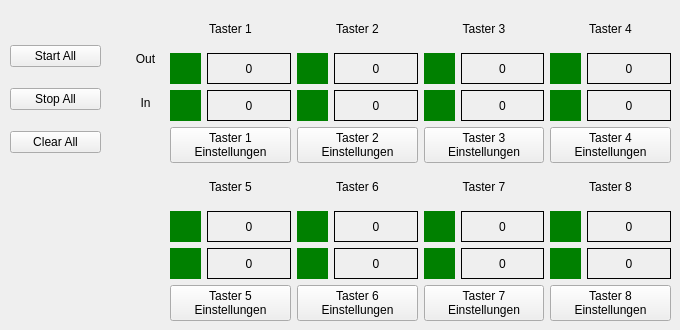
    <widget class="QWidget" name="tab_general">
     <attribute name="title">
      <string>Dashboard</string>
     </attribute>
     <widget class="QWidget" name="gridLayoutWidget">
      <property name="geometry">
       <rect>
        <x>170</x>
        <y>10</y>
        <width>501</width>
        <height>311</height>
       </rect>
      </property>
      <layout class="QGridLayout" name="gridLayout">
       <item row="2" column="1">
        <widget class="QLabel" name="lbl_Button6">
         <property name="text">
          <string>Taster 6</string>
         </property>
         <property name="alignment">
          <set>Qt::AlignmentFlag::AlignCenter</set>
         </property>
        </widget>
       </item>
       <item row="3" column="1">
        <layout class="QVBoxLayout" name="vL_Led6">
         <item>
          <layout class="QHBoxLayout" name="horizontalLayout_29">
           <item>
            <widget class="QLabel" name="lbl_OutputLed6">
             <property name="minimumSize">
              <size>
               <width>31</width>
               <height>31</height>
              </size>
             </property>
             <property name="maximumSize">
              <size>
               <width>31</width>
               <height>31</height>
              </size>
             </property>
             <property name="autoFillBackground">
              <bool>false</bool>
             </property>
             <property name="styleSheet">
              <string notr="true">background-color: green;</string>
             </property>
             <property name="text">
              <string/>
             </property>
            </widget>
           </item>
           <item>
            <widget class="QLabel" name="lbl_OutputCnt6">
             <property name="frameShape">
              <enum>QFrame::Shape::Box</enum>
             </property>
             <property name="text">
              <string>0</string>
             </property>
             <property name="alignment">
              <set>Qt::AlignmentFlag::AlignCenter</set>
             </property>
            </widget>
           </item>
          </layout>
         </item>
         <item>
          <layout class="QHBoxLayout" name="horizontalLayout_30">
           <item>
            <widget class="QLabel" name="lbl_InputLed6">
             <property name="minimumSize">
              <size>
               <width>31</width>
               <height>31</height>
              </size>
             </property>
             <property name="maximumSize">
              <size>
               <width>31</width>
               <height>31</height>
              </size>
             </property>
             <property name="autoFillBackground">
              <bool>false</bool>
             </property>
             <property name="styleSheet">
              <string notr="true">background-color: green;</string>
             </property>
             <property name="text">
              <string/>
             </property>
            </widget>
           </item>
           <item>
            <widget class="QLabel" name="lbl_InputCnt6">
             <property name="frameShape">
              <enum>QFrame::Shape::Box</enum>
             </property>
             <property name="text">
              <string>0</string>
             </property>
             <property name="alignment">
              <set>Qt::AlignmentFlag::AlignCenter</set>
             </property>
            </widget>
           </item>
          </layout>
         </item>
         <item>
          <widget class="QPushButton" name="pB_ButtonSettings6">
           <property name="text">
            <string>Taster 6
Einstellungen</string>
           </property>
          </widget>
         </item>
        </layout>
       </item>
       <item row="2" column="0">
        <widget class="QLabel" name="lbl_Button5">
         <property name="text">
          <string>Taster 5</string>
         </property>
         <property name="alignment">
          <set>Qt::AlignmentFlag::AlignCenter</set>
         </property>
        </widget>
       </item>
       <item row="2" column="3">
        <widget class="QLabel" name="lbl_Button8">
         <property name="text">
          <string>Taster 8</string>
         </property>
         <property name="alignment">
          <set>Qt::AlignmentFlag::AlignCenter</set>
         </property>
        </widget>
       </item>
       <item row="3" column="0">
        <layout class="QVBoxLayout" name="vL_Led5">
         <item>
          <layout class="QHBoxLayout" name="horizontalLayout_25">
           <item>
            <widget class="QLabel" name="lbl_OutputLed5">
             <property name="minimumSize">
              <size>
               <width>31</width>
               <height>31</height>
              </size>
             </property>
             <property name="maximumSize">
              <size>
               <width>31</width>
               <height>31</height>
              </size>
             </property>
             <property name="autoFillBackground">
              <bool>false</bool>
             </property>
             <property name="styleSheet">
              <string notr="true">background-color: green;</string>
             </property>
             <property name="text">
              <string/>
             </property>
            </widget>
           </item>
           <item>
            <widget class="QLabel" name="lbl_OutputCnt5">
             <property name="frameShape">
              <enum>QFrame::Shape::Box</enum>
             </property>
             <property name="text">
              <string>0</string>
             </property>
             <property name="alignment">
              <set>Qt::AlignmentFlag::AlignCenter</set>
             </property>
            </widget>
           </item>
          </layout>
         </item>
         <item>
          <layout class="QHBoxLayout" name="horizontalLayout_26">
           <item>
            <widget class="QLabel" name="lbl_InputLed5">
             <property name="minimumSize">
              <size>
               <width>31</width>
               <height>31</height>
              </size>
             </property>
             <property name="maximumSize">
              <size>
               <width>31</width>
               <height>31</height>
              </size>
             </property>
             <property name="autoFillBackground">
              <bool>false</bool>
             </property>
             <property name="styleSheet">
              <string notr="true">background-color: green;</string>
             </property>
             <property name="text">
              <string/>
             </property>
            </widget>
           </item>
           <item>
            <widget class="QLabel" name="lbl_InputCnt5">
             <property name="frameShape">
              <enum>QFrame::Shape::Box</enum>
             </property>
             <property name="text">
              <string>0</string>
             </property>
             <property name="alignment">
              <set>Qt::AlignmentFlag::AlignCenter</set>
             </property>
            </widget>
           </item>
          </layout>
         </item>
         <item>
          <widget class="QPushButton" name="pB_ButtonSettings5">
           <property name="text">
            <string>Taster 5
Einstellungen</string>
           </property>
          </widget>
         </item>
        </layout>
       </item>
       <item row="2" column="2">
        <widget class="QLabel" name="lbl_Button7">
         <property name="text">
          <string>Taster 7</string>
         </property>
         <property name="alignment">
          <set>Qt::AlignmentFlag::AlignCenter</set>
         </property>
         <property name="wordWrap">
          <bool>false</bool>
         </property>
        </widget>
       </item>
       <item row="1" column="3">
        <layout class="QVBoxLayout" name="vL_Led4">
         <item>
          <layout class="QHBoxLayout" name="horizontalLayout_15">
           <item>
            <widget class="QLabel" name="lbl_OutputLed4">
             <property name="minimumSize">
              <size>
               <width>31</width>
               <height>31</height>
              </size>
             </property>
             <property name="maximumSize">
              <size>
               <width>31</width>
               <height>31</height>
              </size>
             </property>
             <property name="autoFillBackground">
              <bool>false</bool>
             </property>
             <property name="styleSheet">
              <string notr="true">background-color: green;</string>
             </property>
             <property name="text">
              <string/>
             </property>
            </widget>
           </item>
           <item>
            <widget class="QLabel" name="lbl_OutputCnt4">
             <property name="frameShape">
              <enum>QFrame::Shape::Box</enum>
             </property>
             <property name="text">
              <string>0</string>
             </property>
             <property name="alignment">
              <set>Qt::AlignmentFlag::AlignCenter</set>
             </property>
            </widget>
           </item>
          </layout>
         </item>
         <item>
          <layout class="QHBoxLayout" name="horizontalLayout_16">
           <item>
            <widget class="QLabel" name="lbl_InputLed4">
             <property name="minimumSize">
              <size>
               <width>31</width>
               <height>31</height>
              </size>
             </property>
             <property name="maximumSize">
              <size>
               <width>31</width>
               <height>31</height>
              </size>
             </property>
             <property name="autoFillBackground">
              <bool>false</bool>
             </property>
             <property name="styleSheet">
              <string notr="true">background-color: green;</string>
             </property>
             <property name="text">
              <string/>
             </property>
            </widget>
           </item>
           <item>
            <widget class="QLabel" name="lbl_InputCnt4">
             <property name="frameShape">
              <enum>QFrame::Shape::Box</enum>
             </property>
             <property name="text">
              <string>0</string>
             </property>
             <property name="alignment">
              <set>Qt::AlignmentFlag::AlignCenter</set>
             </property>
            </widget>
           </item>
          </layout>
         </item>
         <item>
          <widget class="QPushButton" name="pB_ButtonSettings4">
           <property name="text">
            <string>Taster 4
Einstellungen</string>
           </property>
          </widget>
         </item>
        </layout>
       </item>
       <item row="0" column="3">
        <widget class="QLabel" name="lbl_Button4">
         <property name="text">
          <string>Taster 4</string>
         </property>
         <property name="alignment">
          <set>Qt::AlignmentFlag::AlignCenter</set>
         </property>
        </widget>
       </item>
       <item row="3" column="2">
        <layout class="QVBoxLayout" name="vL_Led7">
         <item>
          <layout class="QHBoxLayout" name="horizontalLayout_31">
           <item>
            <widget class="QLabel" name="lbl_OutputLed7">
             <property name="minimumSize">
              <size>
               <width>31</width>
               <height>31</height>
              </size>
             </property>
             <property name="maximumSize">
              <size>
               <width>31</width>
               <height>31</height>
              </size>
             </property>
             <property name="autoFillBackground">
              <bool>false</bool>
             </property>
             <property name="styleSheet">
              <string notr="true">background-color: green;</string>
             </property>
             <property name="text">
              <string/>
             </property>
            </widget>
           </item>
           <item>
            <widget class="QLabel" name="lbl_OutputCnt7">
             <property name="frameShape">
              <enum>QFrame::Shape::Box</enum>
             </property>
             <property name="text">
              <string>0</string>
             </property>
             <property name="alignment">
              <set>Qt::AlignmentFlag::AlignCenter</set>
             </property>
            </widget>
           </item>
          </layout>
         </item>
         <item>
          <layout class="QHBoxLayout" name="horizontalLayout_32">
           <item>
            <widget class="QLabel" name="lbl_InputLed7">
             <property name="minimumSize">
              <size>
               <width>31</width>
               <height>31</height>
              </size>
             </property>
             <property name="maximumSize">
              <size>
               <width>31</width>
               <height>31</height>
              </size>
             </property>
             <property name="autoFillBackground">
              <bool>false</bool>
             </property>
             <property name="styleSheet">
              <string notr="true">background-color: green;</string>
             </property>
             <property name="text">
              <string/>
             </property>
            </widget>
           </item>
           <item>
            <widget class="QLabel" name="lbl_InputCnt7">
             <property name="frameShape">
              <enum>QFrame::Shape::Box</enum>
             </property>
             <property name="text">
              <string>0</string>
             </property>
             <property name="alignment">
              <set>Qt::AlignmentFlag::AlignCenter</set>
             </property>
            </widget>
           </item>
          </layout>
         </item>
         <item>
          <widget class="QPushButton" name="pB_ButtonSettings7">
           <property name="text">
            <string>Taster 7
Einstellungen</string>
           </property>
          </widget>
         </item>
        </layout>
       </item>
       <item row="0" column="0">
        <widget class="QLabel" name="lbl_Button1">
         <property name="frameShape">
          <enum>QFrame::Shape::NoFrame</enum>
         </property>
         <property name="frameShadow">
          <enum>QFrame::Shadow::Plain</enum>
         </property>
         <property name="text">
          <string>Taster 1</string>
         </property>
         <property name="alignment">
          <set>Qt::AlignmentFlag::AlignCenter</set>
         </property>
        </widget>
       </item>
       <item row="0" column="2">
        <widget class="QLabel" name="lbl_Button3">
         <property name="text">
          <string>Taster 3</string>
         </property>
         <property name="alignment">
          <set>Qt::AlignmentFlag::AlignCenter</set>
         </property>
        </widget>
       </item>
       <item row="1" column="1">
        <layout class="QVBoxLayout" name="vL_Led2">
         <item>
          <layout class="QHBoxLayout" name="horizontalLayout_11">
           <item>
            <widget class="QLabel" name="lbl_OutputLed2">
             <property name="minimumSize">
              <size>
               <width>31</width>
               <height>31</height>
              </size>
             </property>
             <property name="maximumSize">
              <size>
               <width>31</width>
               <height>31</height>
              </size>
             </property>
             <property name="autoFillBackground">
              <bool>false</bool>
             </property>
             <property name="styleSheet">
              <string notr="true">background-color: green;</string>
             </property>
             <property name="text">
              <string/>
             </property>
            </widget>
           </item>
           <item>
            <widget class="QLabel" name="lbl_OutputCnt2">
             <property name="frameShape">
              <enum>QFrame::Shape::Box</enum>
             </property>
             <property name="text">
              <string>0</string>
             </property>
             <property name="alignment">
              <set>Qt::AlignmentFlag::AlignCenter</set>
             </property>
            </widget>
           </item>
          </layout>
         </item>
         <item>
          <layout class="QHBoxLayout" name="horizontalLayout_12">
           <item>
            <widget class="QLabel" name="lbl_InputLed2">
             <property name="minimumSize">
              <size>
               <width>31</width>
               <height>31</height>
              </size>
             </property>
             <property name="maximumSize">
              <size>
               <width>31</width>
               <height>31</height>
              </size>
             </property>
             <property name="autoFillBackground">
              <bool>false</bool>
             </property>
             <property name="styleSheet">
              <string notr="true">background-color: green;</string>
             </property>
             <property name="text">
              <string/>
             </property>
            </widget>
           </item>
           <item>
            <widget class="QLabel" name="lbl_InputCnt2">
             <property name="frameShape">
              <enum>QFrame::Shape::Box</enum>
             </property>
             <property name="text">
              <string>0</string>
             </property>
             <property name="alignment">
              <set>Qt::AlignmentFlag::AlignCenter</set>
             </property>
            </widget>
           </item>
          </layout>
         </item>
         <item>
          <widget class="QPushButton" name="pB_ButtonSettings2">
           <property name="text">
            <string>Taster 2
Einstellungen</string>
           </property>
          </widget>
         </item>
        </layout>
       </item>
       <item row="1" column="0">
        <layout class="QVBoxLayout" name="vL_Led1">
         <item>
          <layout class="QHBoxLayout" name="horizontalLayout_9">
           <item>
            <widget class="QLabel" name="lbl_OutputLed1">
             <property name="minimumSize">
              <size>
               <width>31</width>
               <height>31</height>
              </size>
             </property>
             <property name="maximumSize">
              <size>
               <width>31</width>
               <height>31</height>
              </size>
             </property>
             <property name="autoFillBackground">
              <bool>false</bool>
             </property>
             <property name="styleSheet">
              <string notr="true">background-color: green;</string>
             </property>
             <property name="text">
              <string/>
             </property>
            </widget>
           </item>
           <item>
            <widget class="QLabel" name="lbl_OutputCnt1">
             <property name="frameShape">
              <enum>QFrame::Shape::Box</enum>
             </property>
             <property name="text">
              <string>0</string>
             </property>
             <property name="alignment">
              <set>Qt::AlignmentFlag::AlignCenter</set>
             </property>
            </widget>
           </item>
          </layout>
         </item>
         <item>
          <layout class="QHBoxLayout" name="horizontalLayout_10">
           <item>
            <widget class="QLabel" name="lbl_InputLed1">
             <property name="minimumSize">
              <size>
               <width>31</width>
               <height>31</height>
              </size>
             </property>
             <property name="maximumSize">
              <size>
               <width>31</width>
               <height>31</height>
              </size>
             </property>
             <property name="autoFillBackground">
              <bool>false</bool>
             </property>
             <property name="styleSheet">
              <string notr="true">background-color: green;</string>
             </property>
             <property name="text">
              <string/>
             </property>
            </widget>
           </item>
           <item>
            <widget class="QLabel" name="lbl_InputCnt1">
             <property name="frameShape">
              <enum>QFrame::Shape::Box</enum>
             </property>
             <property name="text">
              <string>0</string>
             </property>
             <property name="alignment">
              <set>Qt::AlignmentFlag::AlignCenter</set>
             </property>
            </widget>
           </item>
          </layout>
         </item>
         <item>
          <widget class="QPushButton" name="pB_ButtonSettings1">
           <property name="text">
            <string>Taster 1
Einstellungen</string>
           </property>
          </widget>
         </item>
        </layout>
       </item>
       <item row="0" column="1">
        <widget class="QLabel" name="lbl_Button2">
         <property name="text">
          <string>Taster 2</string>
         </property>
         <property name="alignment">
          <set>Qt::AlignmentFlag::AlignCenter</set>
         </property>
        </widget>
       </item>
       <item row="1" column="2">
        <layout class="QVBoxLayout" name="vL_Led3">
         <item>
          <layout class="QHBoxLayout" name="horizontalLayout_13">
           <item>
            <widget class="QLabel" name="lbl_OutputLed3">
             <property name="minimumSize">
              <size>
               <width>31</width>
               <height>31</height>
              </size>
             </property>
             <property name="maximumSize">
              <size>
               <width>31</width>
               <height>31</height>
              </size>
             </property>
             <property name="autoFillBackground">
              <bool>false</bool>
             </property>
             <property name="styleSheet">
              <string notr="true">background-color: green;</string>
             </property>
             <property name="text">
              <string/>
             </property>
            </widget>
           </item>
           <item>
            <widget class="QLabel" name="lbl_OutputCnt3">
             <property name="frameShape">
              <enum>QFrame::Shape::Box</enum>
             </property>
             <property name="text">
              <string>0</string>
             </property>
             <property name="alignment">
              <set>Qt::AlignmentFlag::AlignCenter</set>
             </property>
            </widget>
           </item>
          </layout>
         </item>
         <item>
          <layout class="QHBoxLayout" name="horizontalLayout_14">
           <item>
            <widget class="QLabel" name="lbl_InputLed3">
             <property name="minimumSize">
              <size>
               <width>31</width>
               <height>31</height>
              </size>
             </property>
             <property name="maximumSize">
              <size>
               <width>31</width>
               <height>31</height>
              </size>
             </property>
             <property name="autoFillBackground">
              <bool>false</bool>
             </property>
             <property name="styleSheet">
              <string notr="true">background-color: green;</string>
             </property>
             <property name="text">
              <string/>
             </property>
            </widget>
           </item>
           <item>
            <widget class="QLabel" name="lbl_InputCnt3">
             <property name="frameShape">
              <enum>QFrame::Shape::Box</enum>
             </property>
             <property name="text">
              <string>0</string>
             </property>
             <property name="alignment">
              <set>Qt::AlignmentFlag::AlignCenter</set>
             </property>
            </widget>
           </item>
          </layout>
         </item>
         <item>
          <widget class="QPushButton" name="pB_ButtonSettings3">
           <property name="text">
            <string>Taster 3
Einstellungen</string>
           </property>
          </widget>
         </item>
        </layout>
       </item>
       <item row="3" column="3">
        <layout class="QVBoxLayout" name="vL_Led8">
         <item>
          <layout class="QHBoxLayout" name="horizontalLayout_27">
           <item>
            <widget class="QLabel" name="lbl_OutputLed8">
             <property name="minimumSize">
              <size>
               <width>31</width>
               <height>31</height>
              </size>
             </property>
             <property name="maximumSize">
              <size>
               <width>31</width>
               <height>31</height>
              </size>
             </property>
             <property name="autoFillBackground">
              <bool>false</bool>
             </property>
             <property name="styleSheet">
              <string notr="true">background-color: green;</string>
             </property>
             <property name="text">
              <string/>
             </property>
            </widget>
           </item>
           <item>
            <widget class="QLabel" name="lbl_OutputCnt8">
             <property name="frameShape">
              <enum>QFrame::Shape::Box</enum>
             </property>
             <property name="text">
              <string>0</string>
             </property>
             <property name="alignment">
              <set>Qt::AlignmentFlag::AlignCenter</set>
             </property>
            </widget>
           </item>
          </layout>
         </item>
         <item>
          <layout class="QHBoxLayout" name="horizontalLayout_28">
           <item>
            <widget class="QLabel" name="lbl_InputLed8">
             <property name="minimumSize">
              <size>
               <width>31</width>
               <height>31</height>
              </size>
             </property>
             <property name="maximumSize">
              <size>
               <width>31</width>
               <height>31</height>
              </size>
             </property>
             <property name="autoFillBackground">
              <bool>false</bool>
             </property>
             <property name="styleSheet">
              <string notr="true">background-color: green;</string>
             </property>
             <property name="text">
              <string/>
             </property>
            </widget>
           </item>
           <item>
            <widget class="QLabel" name="lbl_InputCnt8">
             <property name="frameShape">
              <enum>QFrame::Shape::Box</enum>
             </property>
             <property name="text">
              <string>0</string>
             </property>
             <property name="alignment">
              <set>Qt::AlignmentFlag::AlignCenter</set>
             </property>
            </widget>
           </item>
          </layout>
         </item>
         <item>
          <widget class="QPushButton" name="pB_ButtonSettings8">
           <property name="text">
            <string>Taster 8
Einstellungen</string>
           </property>
          </widget>
         </item>
        </layout>
       </item>
      </layout>
     </widget>
     <widget class="QWidget" name="verticalLayoutWidget">
      <property name="geometry">
       <rect>
        <x>10</x>
        <y>30</y>
        <width>91</width>
        <height>141</height>
       </rect>
      </property>
      <layout class="QVBoxLayout" name="verticalLayout">
       <item>
        <widget class="QPushButton" name="pB_StartAll">
         <property name="text">
          <string>Start All</string>
         </property>
        </widget>
       </item>
       <item>
        <widget class="QPushButton" name="pB_StopAll">
         <property name="text">
          <string>Stop All</string>
         </property>
        </widget>
       </item>
       <item>
        <widget class="QPushButton" name="pB_ClearAll">
         <property name="text">
          <string>Clear All</string>
         </property>
        </widget>
       </item>
      </layout>
     </widget>
     <widget class="QWidget" name="">
      <property name="geometry">
       <rect>
        <x>120</x>
        <y>40</y>
        <width>51</width>
        <height>121</height>
       </rect>
      </property>
      <layout class="QVBoxLayout" name="vL_Led1_5">
       <item>
        <widget class="QLabel" name="lbl_Output_Active">
         <property name="text">
          <string>Out</string>
         </property>
         <property name="alignment">
          <set>Qt::AlignmentFlag::AlignCenter</set>
         </property>
        </widget>
       </item>
       <item>
        <widget class="QLabel" name="lbl_Input_active">
         <property name="text">
          <string>In</string>
         </property>
         <property name="alignment">
          <set>Qt::AlignmentFlag::AlignCenter</set>
         </property>
        </widget>
       </item>
       <item>
        <spacer name="verticalSpacer">
         <property name="orientation">
          <enum>Qt::Orientation::Vertical</enum>
         </property>
         <property name="sizeType">
          <enum>QSizePolicy::Policy::Preferred</enum>
         </property>
         <property name="sizeHint" stdset="0">
          <size>
           <width>20</width>
           <height>40</height>
          </size>
         </property>
        </spacer>
       </item>
      </layout>
     </widget>
    </widget>
